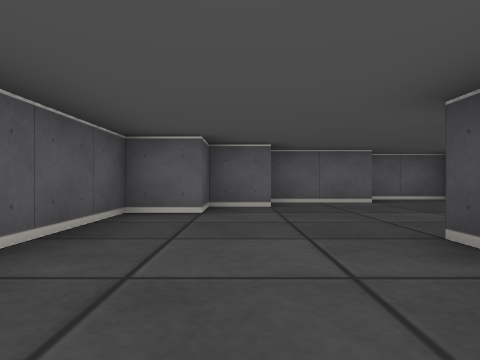
View 1 (above)

21 first-person views from a walk through a cub3D maze. The camera is about half as high as the walls, looks level and sees 70° across. The floor is counted in squares. Each view is taken from the middle of a square. On the plan, view 1 faces up. The plan holds only what a view shows up to about 9 squares ahead; the rest is blank.

View 2
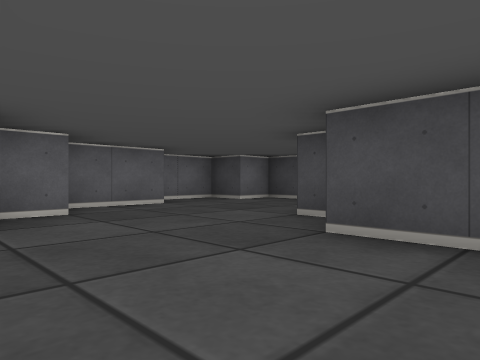

View 3
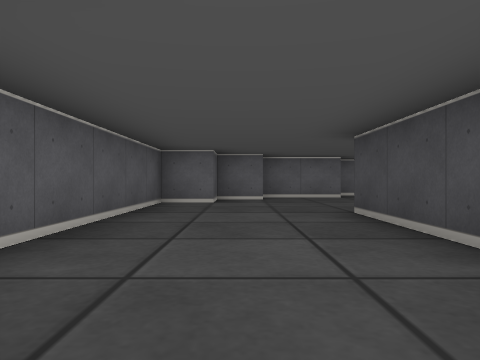

View 4
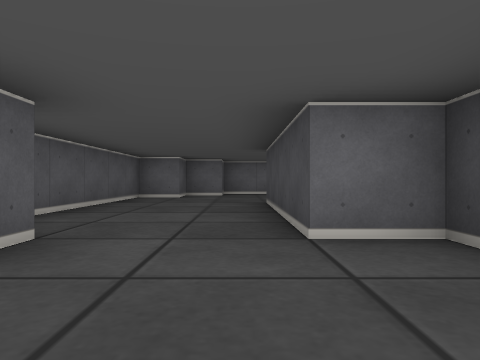

View 5
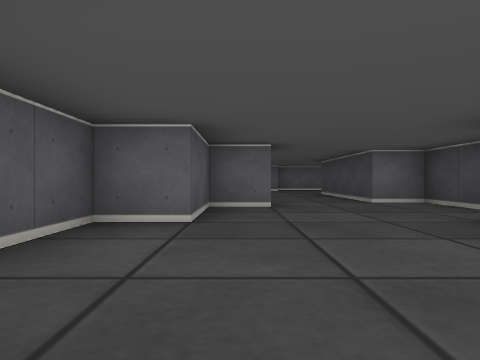

View 6
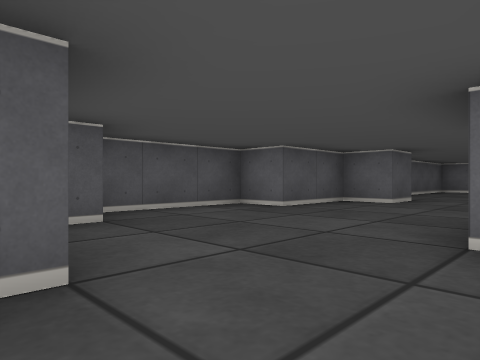

View 7
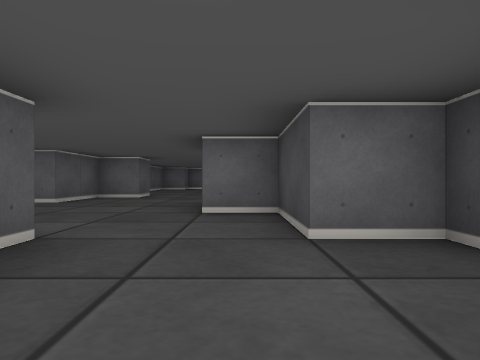

View 8
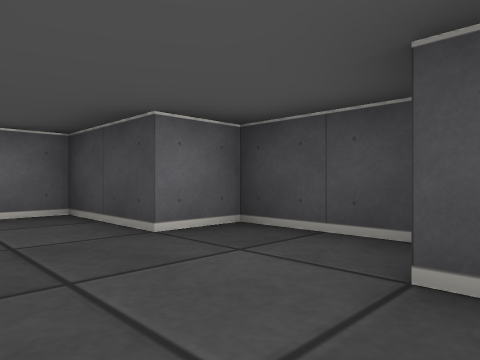

View 9
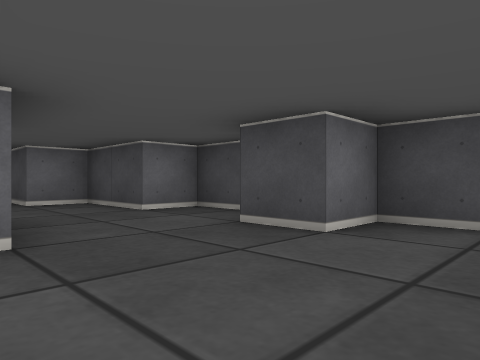

View 10
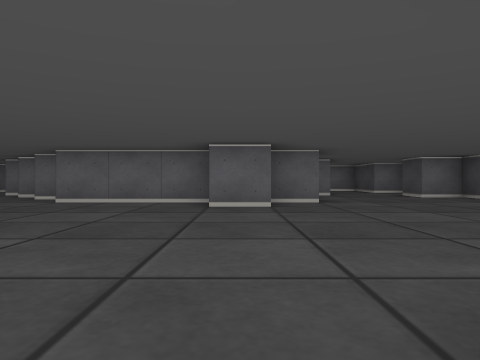

View 11
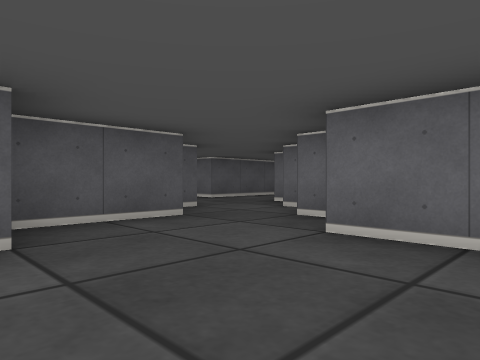

View 12
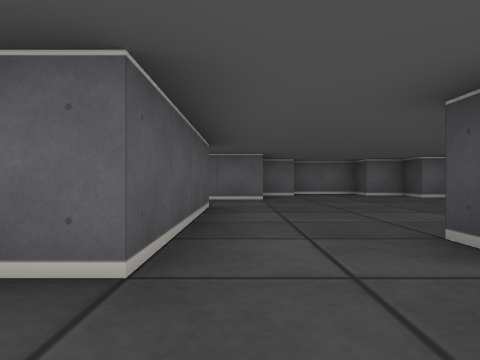

View 13
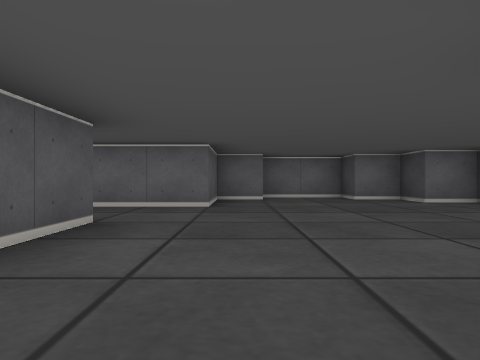

View 14
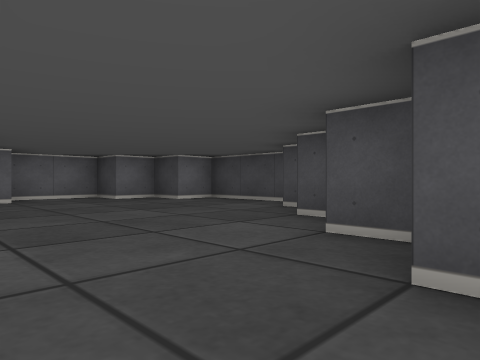

View 15
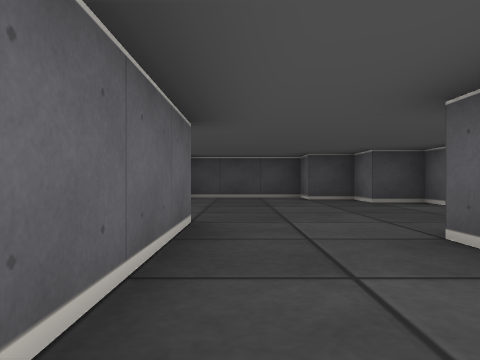

View 16
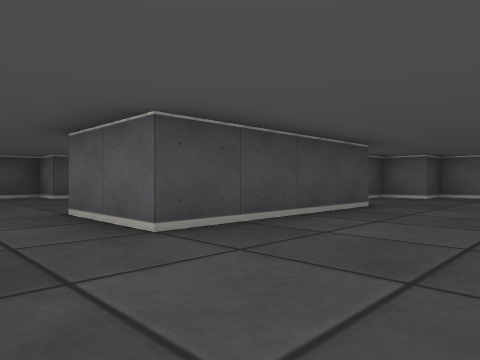

View 17
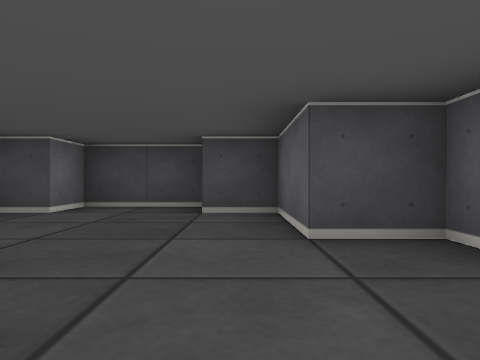

View 18
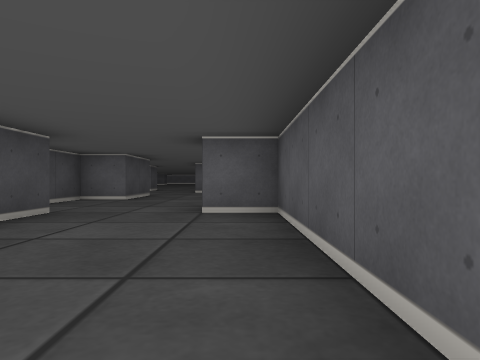

View 19
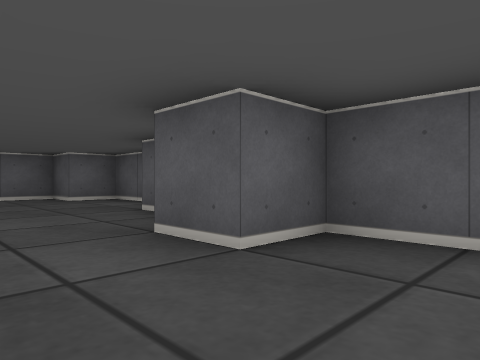

View 20
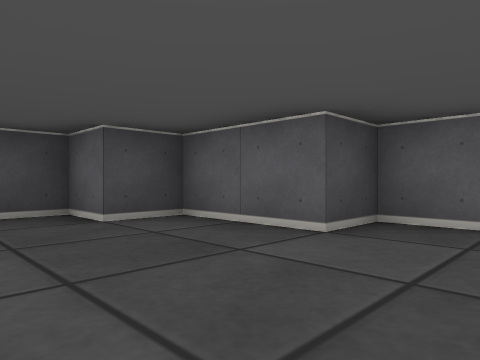

View 21
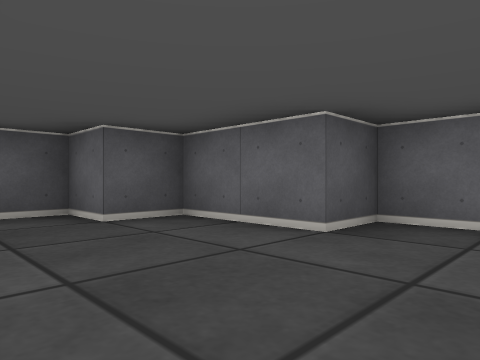

### Floor plan
Key: @ floor where view 1 was taken; # wall or solid block; . floor.
Columns run from 15 left of view 1 to 6 right of it. Each row starts with its distance up from view 1.
  8                  ####
  7                ###..##
  6               ##.....#
  5              ##......#
  4              #......##
  3              #....###
  2              #...##
  1              #...#
  0              #.@.#
 -1       ####   #...##
 -2      ##..##  ##...#
 -3      #....####....#
 -4    ###.....###....#
 -5 ...........##....##
 -6 ...........##....##
 -7 ...##.....###.....#
 -8 ...##....#####....##
 -9  ..##...##   ###...#
-10  ..##..##      #...#
-11  .......##     ...##
-12  ... ....##    ....#
-13  ...###...#####....
-14   .## ##.....#....
-15   ##   #..........
-16        ##........
-17            .....
-18            .....
-19             ...
-20              .

Positions as (right, up) in squares from view 1, and headings:
1: (0, 0), facing up
2: (-1, 1), facing up-right
3: (0, -2), facing up
4: (1, -4), facing up
5: (-1, -8), facing up
6: (2, -9), facing up-left
7: (2, -11), facing up
8: (1, -11), facing up-right
9: (0, -13), facing up-right
10: (-2, -20), facing up
11: (-4, -16), facing up-left
12: (-10, -12), facing up
13: (-9, -10), facing up
14: (-10, -10), facing up-right
15: (-13, -5), facing right
16: (-15, -5), facing down-right
17: (0, 4), facing right
18: (-1, 3), facing down
19: (1, 0), facing down-left
20: (1, 6), facing down-right
21: (4, 4), facing up-left
